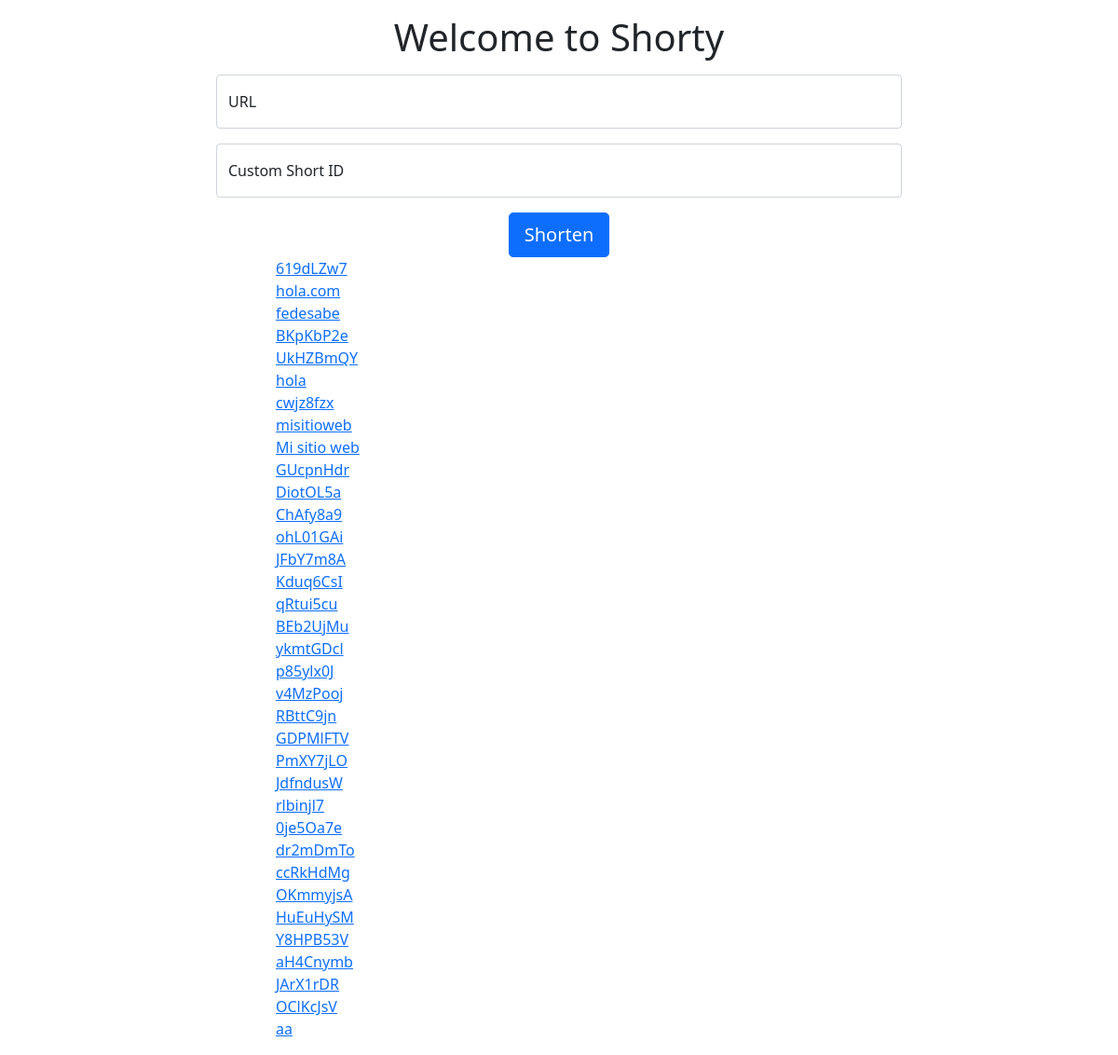
Before: / with the older database file.
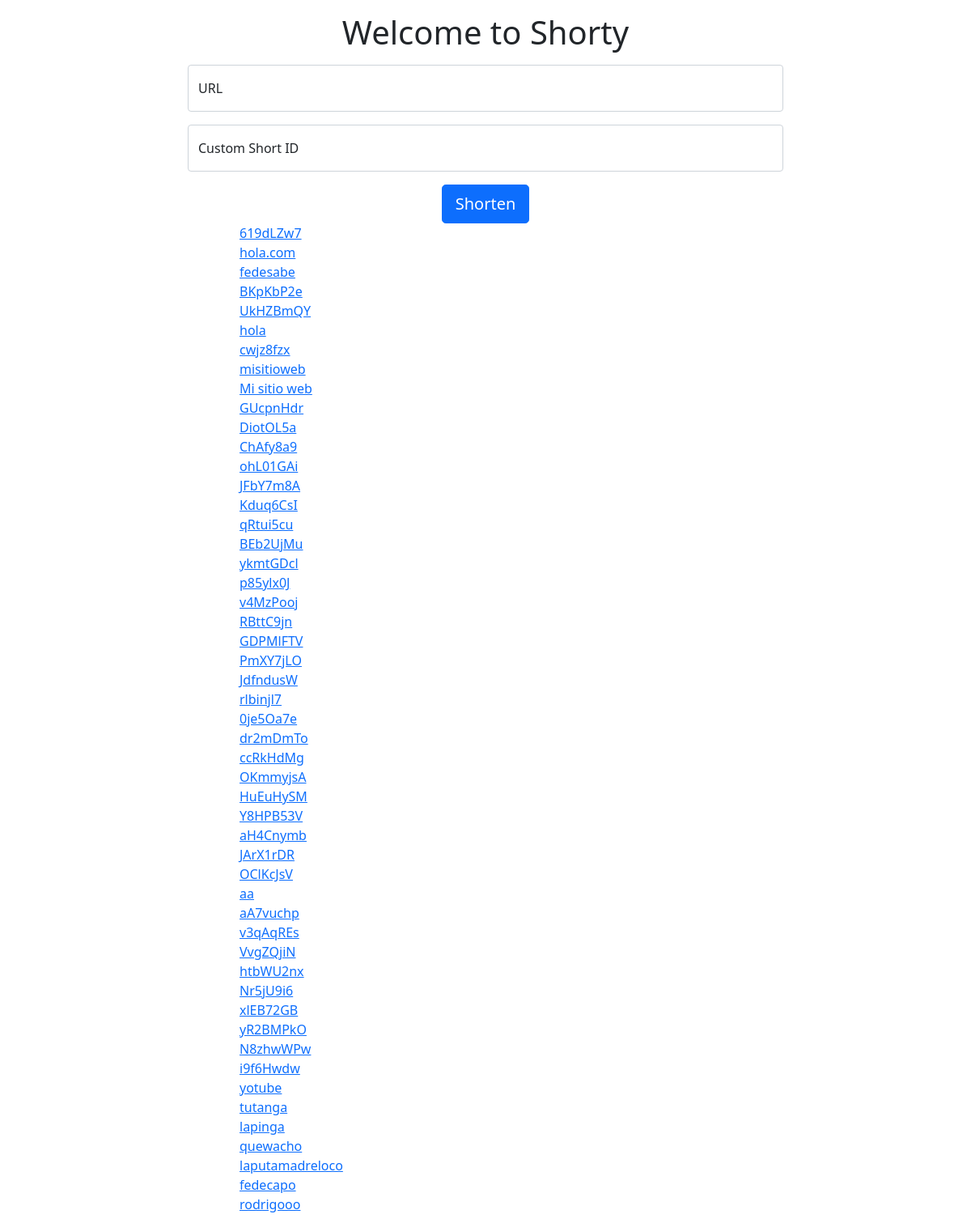
After: the same page with the newer database file.
### core/models.py (models this page shows)
class ShortUrls(db.Model):
    id = db.Column(db.Integer, primary_key=True)
    original_url = db.Column(db.String(500), nullable=False)
    short_id = db.Column(db.String(20), nullable=False, unique=True)
    created_at = db.Column(db.DateTime(), default=datetime.now(), nullable=False)

### core/routes.py (the view, shortened to what this page needs)
@app.route('/', methods=['GET', 'POST'])
def index():
    urls_stored = ShortUrls.query.all()
    if urls_stored:
        return render_template('index.html', urls_stored=urls_stored)
    return render_template('index.html')

### core/templates/index.html (shortened to what this page needs)
{% extends 'base.html' %}
{% block content %}
    <h1 class="text-center mb-3">{% block title %} Welcome to Shorty {% endblock %}</h1>
    <div class="row">
        <div class="col-md-2"></div>
        <div class="col-md-8">
            <form method="post" action="{{url_for('index')}}">
                <div class="form-floating mb-3">
                    <input type="text" name="url" id="url"
                        placeholder="Enter looooooooooooong URL" class="form-control"
                        value="{{ request.form['url'] }}" autofocus></input>
                    <label for="url">URL</label>
                </div>
                <div class="form-floating mb-3">
                    <input type="text" name="custom_id" id="custom_id"
                        placeholder="Want to customise? (optional)" class="form-control"
                        value="{{ request.form['custom_id'] }}"></input>
                    <label for="custom_id">Custom Short ID</label>
                </div>
                <div class="form-group text-center">
                    <button type="submit" class="btn btn-lg btn-primary">Shorten</button>
                </div>
            </form>
            {%if urls_stored%}
            <ul>
                {% for url in urls_stored %}
                    <ol><a href="{{ url.original_url }}">{{ url.short_id }}</a></ol>
                {% endfor %}
            </ul>
            {%else%}
                <span>No URLs stored yet.</span>
            {%endif%}
        </div>
        <div class="col-md-2"></div>
    </div>
{% endblock %}

### core/templates/base.html (shortened to what this page needs)
<!doctype html>
<html lang="en">
  <head>
    <link href="https://cdn.jsdelivr.net/npm/bootstrap@5.1.0/dist/css/bootstrap.min.css" rel="stylesheet">
  </head>
  <body>
    <div class="container mt-3">
        {% block content %} {% endblock %}
    </div>
  </body>
</html>

Changed rows visible on the page:
added ShortUrls: short_id "aA7vuchp"
added ShortUrls: short_id "v3qAqREs"
added ShortUrls: short_id "VvgZQjiN"
added ShortUrls: short_id "htbWU2nx"
added ShortUrls: short_id "Nr5jU9i6"
added ShortUrls: short_id "xlEB72GB"
added ShortUrls: short_id "yR2BMPkO"
added ShortUrls: short_id "N8zhwWPw"
added ShortUrls: short_id "i9f6Hwdw"
added ShortUrls: short_id "yotube"
added ShortUrls: short_id "tutanga"
added ShortUrls: short_id "lapinga"
added ShortUrls: short_id "quewacho"
added ShortUrls: short_id "laputamadreloco"
added ShortUrls: short_id "fedecapo"
added ShortUrls: short_id "rodrigooo"
